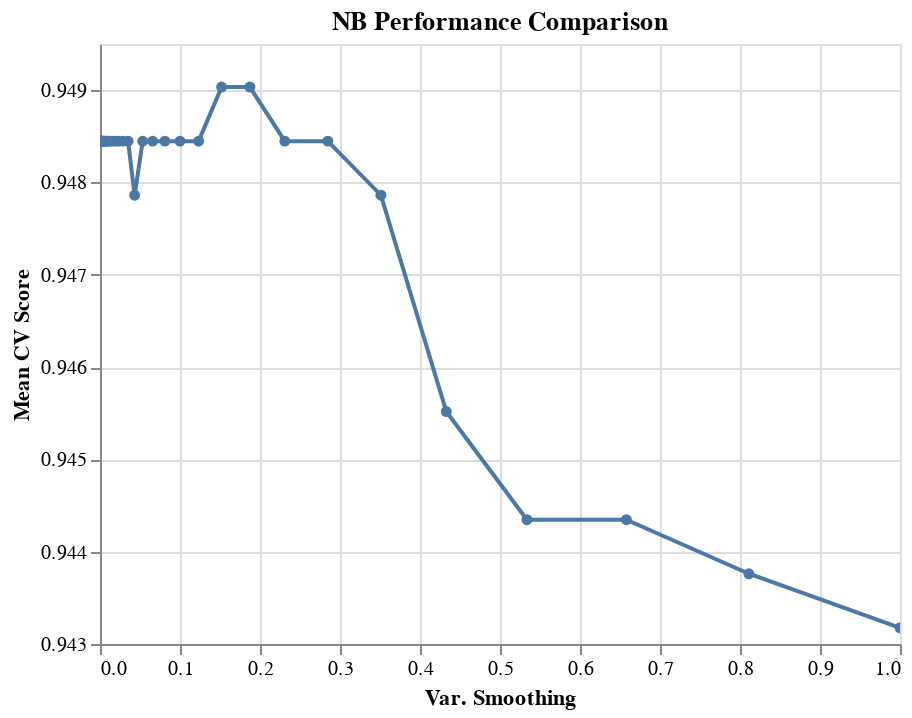

Source (notebook cell):
### Markdown cell above
Now let's do the plotting with respect to the `var_smoothing` parameter. We define the plot to be interactive so that we can zoom in. Specifically, you can zoom in and out using your mouse. This is why we like `altair` so much.

### Code cell
alt.Chart(results_NB, 
          title='NB Performance Comparison'
         ).mark_line(point=True).encode(
    alt.X('var_smoothing', title='Var. Smoothing'),
    alt.Y('test_score', title='Mean CV Score', scale=alt.Scale(zero=False))
).interactive()

### Figure 1 — Vega-Lite specification as saved in the notebook (floating-point values rounded to 4 significant figures)
{"$schema": "https://vega.github.io/schema/vega-lite/v2.6.0.json", "config": {"view": {"height": 300, "width": 400}}, "data": {"name": "data-d5321abdc2516d9d76713b56eff4082b"}, "datasets": {"data-d5321abdc2516d9d76713b56eff4082b": [{"test_score": 0.9432, "var_smoothing": 1}, {"test_score": 0.9438, "var_smoothing": 0.8111}, {"test_score": 0.9443, "var_smoothing": 0.6579}, {"test_score": 0.9443, "var_smoothing": 0.5337}, {"test_score": 0.9455, "var_smoothing": 0.4329}, {"test_score": 0.9479, "var_smoothing": 0.3511}, {"test_score": 0.9484, "var_smoothing": 0.2848}, {"test_score": 0.9484, "var_smoothing": 0.231}, {"test_score": 0.949, "var_smoothing": 0.1874}, {"test_score": 0.949, "var_smoothing": 0.152}, {"test_score": 0.9484, "var_smoothing": 0.1233}, {"test_score": 0.9484, "var_smoothing": 0.1}, {"test_score": 0.9484, "var_smoothing": 0.08111}, {"test_score": 0.9484, "var_smoothing": 0.06579}, {"test_score": 0.9484, "var_smoothing": 0.05337}, {"test_score": 0.9479, "var_smoothing": 0.04329}, {"test_score": 0.9484, "var_smoothing": 0.03511}, {"test_score": 0.9484, "var_smoothing": 0.02848}, {"test_score": 0.9484, "var_smoothing": 0.0231}, {"test_score": 0.9484, "var_smoothing": 0.01874}, {"test_score": 0.9484, "var_smoothing": 0.0152}, {"test_score": 0.9484, "var_smoothing": 0.01233}, {"test_score": 0.9484, "var_smoothing": 0.01}, {"test_score": 0.9484, "var_smoothing": 0.008111}, {"test_score": 0.9484, "var_smoothing": 0.006579}, {"test_score": 0.9484, "var_smoothing": 0.005337}, {"test_score": 0.9484, "var_smoothing": 0.004329}, {"test_score": 0.9484, "var_smoothing": 0.003511}, {"test_score": 0.9484, "var_smoothing": 0.002848}, {"test_score": 0.9484, "var_smoothing": 0.00231}, {"test_score": 0.9484, "var_smoothing": 0.001874}, {"test_score": 0.9484, "var_smoothing": 0.00152}, {"test_score": 0.9484, "var_smoothing": 0.001233}, {"test_score": 0.9484, "var_smoothing": 0.001}, {"test_score": 0.9484, "var_smoothing": 0.0008111}, {"test_score": 0.9484, "var_smoothing": 0.0006579}, {"test_score": 0.9484, "var_smoothing": 0.0005337}, {"test_score": 0.9484, "var_smoothing": 0.0004329}, {"test_score": 0.9484, "var_smoothing": 0.0003511}, {"test_score": 0.9484, "var_smoothing": 0.0002848}, {"test_score": 0.9484, "var_smoothing": 0.000231}, {"test_score": 0.9484, "var_smoothing": 0.0001874}, {"test_score": 0.9484, "var_smoothing": 0.000152}, {"test_score": 0.9484, "var_smoothing": 0.0001233}, {"test_score": 0.9484, "var_smoothing": 0.0001}, {"test_score": 0.9484, "var_smoothing": 8.111e-05}, {"test_score": 0.9484, "var_smoothing": 6.579e-05}, {"test_score": 0.9484, "var_smoothing": 5.337e-05}, {"test_score": 0.9484, "var_smoothing": 4.329e-05}, {"test_score": 0.9484, "var_smoothing": 3.511e-05}, {"test_score": 0.9484, "var_smoothing": 2.848e-05}, {"test_score": 0.9484, "var_smoothing": 2.31e-05}, {"test_score": 0.9484, "var_smoothing": 1.874e-05}, {"test_score": 0.9484, "var_smoothing": 1.52e-05}, {"test_score": 0.9484, "var_smoothing": 1.233e-05}, {"test_score": 0.9484, "var_smoothing": 1e-05}, {"test_score": 0.9484, "var_smoothing": 8.111e-06}, {"test_score": 0.9484, "var_smoothing": 6.579e-06}, {"test_score": 0.9484, "var_smoothing": 5.337e-06}, {"test_score": 0.9484, "var_smoothing": 4.329e-06}, {"test_score": 0.9484, "var_smoothing": 3.511e-06}, {"test_score": 0.9484, "var_smoothing": 2.848e-06}, {"test_score": 0.9484, "var_smoothing": 2.31e-06}, {"test_score": 0.9484, "var_smoothing": 1.874e-06}, {"test_score": 0.9484, "var_smoothing": 1.52e-06}, {"test_score": 0.9484, "var_smoothing": 1.233e-06}, {"test_score": 0.9484, "var_smoothing": 1e-06}, {"test_score": 0.9484, "var_smoothing": 8.111e-07}, {"test_score": 0.9484, "var_smoothing": 6.579e-07}, {"test_score": 0.9484, "var_smoothing": 5.337e-07}, {"test_score": 0.9484, "var_smoothing": 4.329e-07}, {"test_score": 0.9484, "var_smoothing": 3.511e-07}, {"test_score": 0.9484, "var_smoothing": 2.848e-07}, {"test_score": 0.9484, "var_smoothing": 2.31e-07}, {"test_score": 0.9484, "var_smoothing": 1.874e-07}, {"test_score": 0.9484, "var_smoothing": 1.52e-07}, {"test_score": 0.9484, "var_smoothing": 1.233e-07}, {"test_score": 0.9484, "var_smoothing": 1e-07}, {"test_score": 0.9484, "var_smoothing": 8.111e-08}, {"test_score": 0.9484, "var_smoothing": 6.579e-08}, {"test_score": 0.9484, "var_smoothing": 5.337e-08}, {"test_score": 0.9484, "var_smoothing": 4.329e-08}, {"test_score": 0.9484, "var_smoothing": 3.511e-08}, {"test_score": 0.9484, "var_smoothing": 2.848e-08}, {"test_score": 0.9484, "var_smoothing": 2.31e-08}, {"test_score": 0.9484, "var_smoothing": 1.874e-08}, {"test_score": 0.9484, "var_smoothing": 1.52e-08}, {"test_score": 0.9484, "var_smoothing": 1.233e-08}, {"test_score": 0.9484, "var_smoothing": 1e-08}, {"test_score": 0.9484, "var_smoothing": 8.111e-09}, {"test_score": 0.9484, "var_smoothing": 6.579e-09}, {"test_score": 0.9484, "var_smoothing": 5.337e-09}, {"test_score": 0.9484, "var_smoothing": 4.329e-09}, {"test_score": 0.9484, "var_smoothing": 3.511e-09}, {"test_score": 0.9484, "var_smoothing": 2.848e-09}, {"test_score": 0.9484, "var_smoothing": 2.31e-09}, {"test_score": 0.9484, "var_smoothing": 1.874e-09}, {"test_score": 0.9484, "var_smoothing": 1.52e-09}, {"test_score": 0.9484, "var_smoothing": 1.233e-09}, {"test_score": 0.9484, "var_smoothing": 1e-09}]}, "encoding": {"x": {"field": "var_smoothing", "title": "Var. Smoothing", "type": "quantitative"}, "y": {"field": "test_score", "scale": {"zero": false}, "title": "Mean CV Score", "type": "quantitative"}}, "mark": {"point": true, "type": "line"}, "selection": {"selector001": {"bind": "scales", "encodings": ["x", "y"], "mark": {"fill": "#333", "fillOpacity": 0.125, "stroke": "white"}, "on": "[mousedown, window:mouseup] > window:mousemove!", "resolve": "global", "translate": "[mousedown, window:mouseup] > window:mousemove!", "type": "interval", "zoom": "wheel!"}}, "title": "NB Performance Comparison"}
